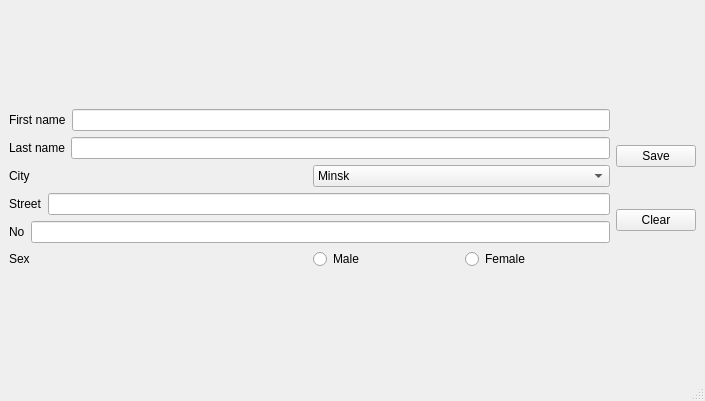
<?xml version="1.0" encoding="UTF-8"?>
<ui version="4.0">
 <class>MainWindow</class>
 <widget class="QMainWindow" name="MainWindow">
  <property name="geometry">
   <rect>
    <x>0</x>
    <y>0</y>
    <width>705</width>
    <height>401</height>
   </rect>
  </property>
  <property name="windowTitle">
   <string>MainWindow</string>
  </property>
  <widget class="QWidget" name="centralwidget">
   <layout class="QVBoxLayout" name="verticalLayout_3">
    <item>
     <layout class="QHBoxLayout" name="horizontalLayout_8">
      <item>
       <layout class="QVBoxLayout" name="verticalLayout">
        <item>
         <layout class="QHBoxLayout" name="horizontalLayout">
          <item>
           <widget class="QLabel" name="label">
            <property name="text">
             <string>First name</string>
            </property>
           </widget>
          </item>
          <item>
           <widget class="QLineEdit" name="txtFirstName"/>
          </item>
         </layout>
        </item>
        <item>
         <layout class="QHBoxLayout" name="horizontalLayout_2">
          <item>
           <widget class="QLabel" name="label_2">
            <property name="text">
             <string>Last name</string>
            </property>
           </widget>
          </item>
          <item>
           <widget class="QLineEdit" name="txtLastName"/>
          </item>
         </layout>
        </item>
        <item>
         <layout class="QHBoxLayout" name="horizontalLayout_3">
          <item>
           <widget class="QLabel" name="label_3">
            <property name="text">
             <string>City</string>
            </property>
           </widget>
          </item>
          <item>
           <widget class="QComboBox" name="selectCity">
            <item>
             <property name="text">
              <string>Minsk</string>
             </property>
            </item>
            <item>
             <property name="text">
              <string>Kiev</string>
             </property>
            </item>
            <item>
             <property name="text">
              <string>Warsaw</string>
             </property>
            </item>
           </widget>
          </item>
         </layout>
        </item>
        <item>
         <layout class="QHBoxLayout" name="horizontalLayout_4">
          <item>
           <widget class="QLabel" name="label_4">
            <property name="text">
             <string>Street</string>
            </property>
           </widget>
          </item>
          <item>
           <widget class="QLineEdit" name="txtStreet"/>
          </item>
         </layout>
        </item>
        <item>
         <layout class="QHBoxLayout" name="horizontalLayout_5">
          <item>
           <widget class="QLabel" name="label_5">
            <property name="text">
             <string>No</string>
            </property>
           </widget>
          </item>
          <item>
           <widget class="QLineEdit" name="txtNum"/>
          </item>
         </layout>
        </item>
        <item>
         <layout class="QHBoxLayout" name="horizontalLayout_7">
          <item>
           <widget class="QLabel" name="label_6">
            <property name="text">
             <string>Sex</string>
            </property>
           </widget>
          </item>
          <item>
           <layout class="QHBoxLayout" name="horizontalLayout_6">
            <item>
             <widget class="QRadioButton" name="radioMale">
              <property name="text">
               <string>Male</string>
              </property>
             </widget>
            </item>
            <item>
             <widget class="QRadioButton" name="radioFemale">
              <property name="text">
               <string>Female</string>
              </property>
             </widget>
            </item>
           </layout>
          </item>
         </layout>
        </item>
       </layout>
      </item>
      <item>
       <layout class="QVBoxLayout" name="verticalLayout_2">
        <item>
         <widget class="QPushButton" name="btnSave">
          <property name="text">
           <string>Save</string>
          </property>
         </widget>
        </item>
        <item>
         <widget class="QPushButton" name="btnClear">
          <property name="text">
           <string>Clear</string>
          </property>
         </widget>
        </item>
       </layout>
      </item>
     </layout>
    </item>
   </layout>
  </widget>
  <widget class="QMenuBar" name="menubar">
   <property name="geometry">
    <rect>
     <x>0</x>
     <y>0</y>
     <width>705</width>
     <height>25</height>
    </rect>
   </property>
  </widget>
  <widget class="QStatusBar" name="statusbar"/>
 </widget>
 <resources/>
 <connections/>
</ui>
